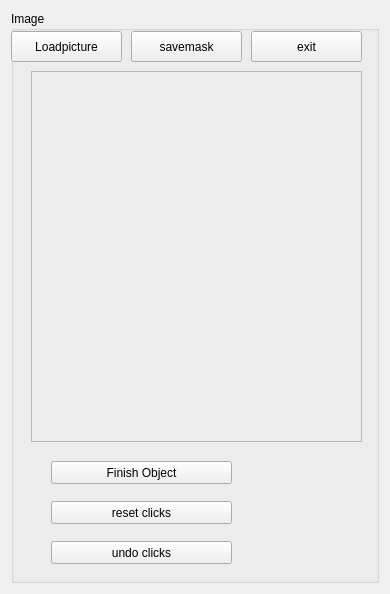
<?xml version="1.0" encoding="UTF-8"?>
<ui version="4.0">
 <class>Form</class>
 <widget class="QWidget" name="Form">
  <property name="geometry">
   <rect>
    <x>0</x>
    <y>0</y>
    <width>390</width>
    <height>594</height>
   </rect>
  </property>
  <property name="windowTitle">
   <string>Form</string>
  </property>
  <layout class="QVBoxLayout" name="verticalLayout">
   <item>
    <widget class="QGroupBox" name="groupBox">
     <property name="title">
      <string>Image</string>
     </property>
     <widget class="QFrame" name="frame">
      <property name="geometry">
       <rect>
        <x>20</x>
        <y>60</y>
        <width>331</width>
        <height>371</height>
       </rect>
      </property>
      <property name="frameShape">
       <enum>QFrame::StyledPanel</enum>
      </property>
      <property name="frameShadow">
       <enum>QFrame::Raised</enum>
      </property>
     </widget>
     <widget class="QFrame" name="frame_2">
      <property name="geometry">
       <rect>
        <x>600</x>
        <y>60</y>
        <width>257</width>
        <height>43</height>
       </rect>
      </property>
      <property name="frameShape">
       <enum>QFrame::StyledPanel</enum>
      </property>
      <property name="frameShadow">
       <enum>QFrame::Raised</enum>
      </property>
      <layout class="QHBoxLayout" name="horizontalLayout"/>
     </widget>
     <widget class="QPushButton" name="finishobject">
      <property name="geometry">
       <rect>
        <x>40</x>
        <y>450</y>
        <width>181</width>
        <height>23</height>
       </rect>
      </property>
      <property name="text">
       <string>Finish Object</string>
      </property>
     </widget>
     <widget class="QPushButton" name="pushButton">
      <property name="geometry">
       <rect>
        <x>40</x>
        <y>490</y>
        <width>181</width>
        <height>23</height>
       </rect>
      </property>
      <property name="text">
       <string>reset clicks</string>
      </property>
     </widget>
     <widget class="QPushButton" name="pushButton_3">
      <property name="geometry">
       <rect>
        <x>40</x>
        <y>530</y>
        <width>181</width>
        <height>23</height>
       </rect>
      </property>
      <property name="text">
       <string>undo clicks</string>
      </property>
     </widget>
     <widget class="QPushButton" name="exit">
      <property name="geometry">
       <rect>
        <x>240</x>
        <y>20</y>
        <width>111</width>
        <height>31</height>
       </rect>
      </property>
      <property name="text">
       <string>exit</string>
      </property>
     </widget>
     <widget class="QPushButton" name="savemask">
      <property name="geometry">
       <rect>
        <x>120</x>
        <y>20</y>
        <width>111</width>
        <height>31</height>
       </rect>
      </property>
      <property name="text">
       <string>savemask</string>
      </property>
     </widget>
     <widget class="QPushButton" name="Loadpicture_2">
      <property name="geometry">
       <rect>
        <x>0</x>
        <y>20</y>
        <width>111</width>
        <height>31</height>
       </rect>
      </property>
      <property name="text">
       <string>Loadpicture</string>
      </property>
     </widget>
    </widget>
   </item>
  </layout>
 </widget>
 <resources/>
 <connections/>
</ui>
